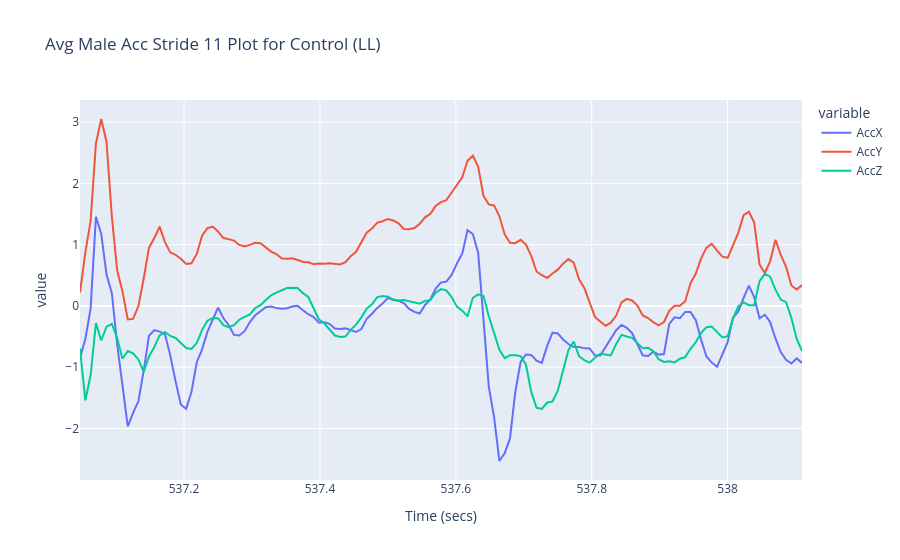
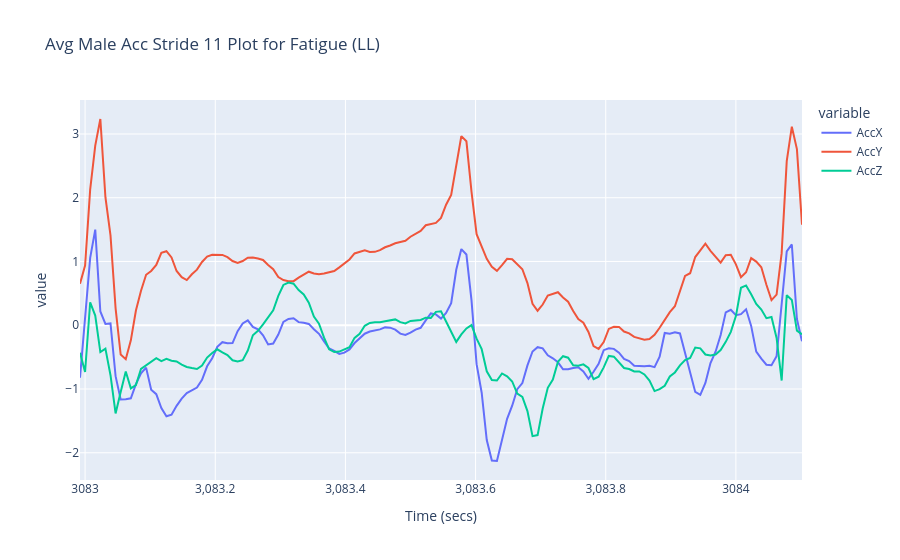
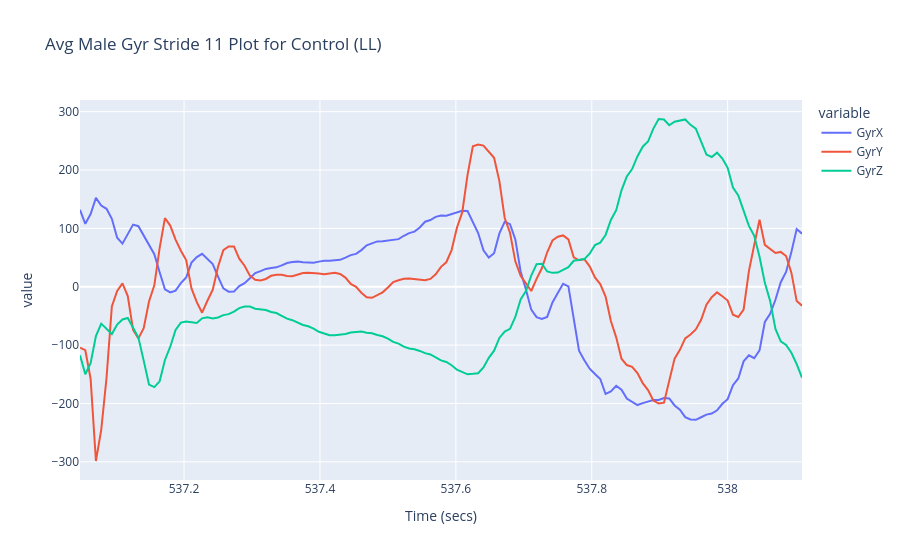
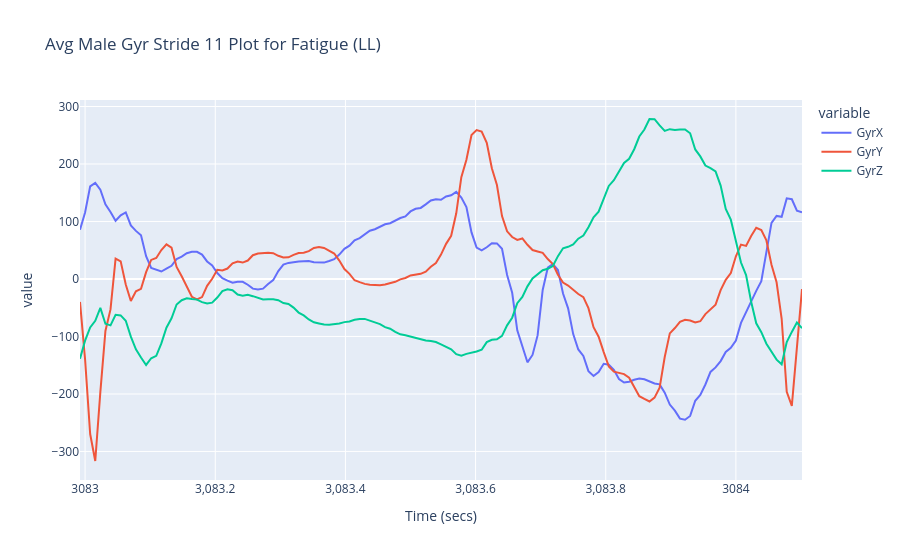

The cell these charts' notebook holds for them, in order:
### Code cell
fig = px.line(control_df_02.iloc[::downsample_factor], x='Time (secs)', y=["AccX", "AccY", "AccZ"], title=f"Avg Male Acc Stride {stride_index+1} Plot for Control ({sensor_location})")
fig.show()

fig = px.line(fatigue_df_02.iloc[::downsample_factor], x='Time (secs)', y=["AccX", "AccY", "AccZ"], title=f"Avg Male Acc Stride {stride_index+1} Plot for Fatigue ({sensor_location})")
fig.show()

fig = px.line(control_df_02.iloc[::downsample_factor], x='Time (secs)', y=["GyrX", "GyrY", "GyrZ"], title=f"Avg Male Gyr Stride {stride_index+1} Plot for Control ({sensor_location})")
fig.show()

fig = px.line(fatigue_df_02.iloc[::downsample_factor], x='Time (secs)', y=["GyrX", "GyrY", "GyrZ"], title=f"Avg Male Gyr Stride {stride_index+1} Plot for Fatigue ({sensor_location})")
fig.show()

### Figure 1 — Plotly figure (JSON) as saved in the notebook; plotly's stock layout.template omitted (floating-point values rounded to 4 significant figures; data arrays with more than 128 entries replaced by an {"elided": "..."} marker saying what was removed)
{"data": [{"hovertemplate": "variable=AccX<br>Time (secs)=%{x}<br>value=%{y}<extra></extra>", "legendgroup": "AccX", "line": {"color": "#636efa", "dash": "solid"}, "marker": {"symbol": "circle"}, "mode": "lines", "name": "AccX", "orientation": "v", "showlegend": true, "type": "scatter", "x": {"elided": "137 float values"}, "xaxis": "x", "y": {"elided": "137 float values"}, "yaxis": "y"}, {"hovertemplate": "variable=AccY<br>Time (secs)=%{x}<br>value=%{y}<extra></extra>", "legendgroup": "AccY", "line": {"color": "#EF553B", "dash": "solid"}, "marker": {"symbol": "circle"}, "mode": "lines", "name": "AccY", "orientation": "v", "showlegend": true, "type": "scatter", "x": {"elided": "137 float values"}, "xaxis": "x", "y": {"elided": "137 float values"}, "yaxis": "y"}, {"hovertemplate": "variable=AccZ<br>Time (secs)=%{x}<br>value=%{y}<extra></extra>", "legendgroup": "AccZ", "line": {"color": "#00cc96", "dash": "solid"}, "marker": {"symbol": "circle"}, "mode": "lines", "name": "AccZ", "orientation": "v", "showlegend": true, "type": "scatter", "x": {"elided": "137 float values"}, "xaxis": "x", "y": {"elided": "137 float values"}, "yaxis": "y"}], "layout": {"legend": {"title": {"text": "variable"}, "tracegroupgap": 0}, "title": {"text": "Avg Male Acc Stride 11 Plot for Control (LL)"}, "xaxis": {"anchor": "y", "domain": [0, 1], "title": {"text": "Time (secs)"}}, "yaxis": {"anchor": "x", "domain": [0, 1], "title": {"text": "value"}}}}

### Figure 2 — Plotly figure (JSON) as saved in the notebook; plotly's stock layout.template omitted (floating-point values rounded to 4 significant figures; data arrays with more than 128 entries replaced by an {"elided": "..."} marker saying what was removed)
{"data": [{"hovertemplate": "variable=AccX<br>Time (secs)=%{x}<br>value=%{y}<extra></extra>", "legendgroup": "AccX", "line": {"color": "#636efa", "dash": "solid"}, "marker": {"symbol": "circle"}, "mode": "lines", "name": "AccX", "orientation": "v", "showlegend": true, "type": "scatter", "x": {"elided": "143 float values"}, "xaxis": "x", "y": {"elided": "143 float values"}, "yaxis": "y"}, {"hovertemplate": "variable=AccY<br>Time (secs)=%{x}<br>value=%{y}<extra></extra>", "legendgroup": "AccY", "line": {"color": "#EF553B", "dash": "solid"}, "marker": {"symbol": "circle"}, "mode": "lines", "name": "AccY", "orientation": "v", "showlegend": true, "type": "scatter", "x": {"elided": "143 float values"}, "xaxis": "x", "y": {"elided": "143 float values"}, "yaxis": "y"}, {"hovertemplate": "variable=AccZ<br>Time (secs)=%{x}<br>value=%{y}<extra></extra>", "legendgroup": "AccZ", "line": {"color": "#00cc96", "dash": "solid"}, "marker": {"symbol": "circle"}, "mode": "lines", "name": "AccZ", "orientation": "v", "showlegend": true, "type": "scatter", "x": {"elided": "143 float values"}, "xaxis": "x", "y": {"elided": "143 float values"}, "yaxis": "y"}], "layout": {"legend": {"title": {"text": "variable"}, "tracegroupgap": 0}, "title": {"text": "Avg Male Acc Stride 11 Plot for Fatigue (LL)"}, "xaxis": {"anchor": "y", "domain": [0, 1], "title": {"text": "Time (secs)"}}, "yaxis": {"anchor": "x", "domain": [0, 1], "title": {"text": "value"}}}}

### Figure 3 — Plotly figure (JSON) as saved in the notebook; plotly's stock layout.template omitted (floating-point values rounded to 4 significant figures; data arrays with more than 128 entries replaced by an {"elided": "..."} marker saying what was removed)
{"data": [{"hovertemplate": "variable=GyrX<br>Time (secs)=%{x}<br>value=%{y}<extra></extra>", "legendgroup": "GyrX", "line": {"color": "#636efa", "dash": "solid"}, "marker": {"symbol": "circle"}, "mode": "lines", "name": "GyrX", "orientation": "v", "showlegend": true, "type": "scatter", "x": {"elided": "137 float values"}, "xaxis": "x", "y": {"elided": "137 float values"}, "yaxis": "y"}, {"hovertemplate": "variable=GyrY<br>Time (secs)=%{x}<br>value=%{y}<extra></extra>", "legendgroup": "GyrY", "line": {"color": "#EF553B", "dash": "solid"}, "marker": {"symbol": "circle"}, "mode": "lines", "name": "GyrY", "orientation": "v", "showlegend": true, "type": "scatter", "x": {"elided": "137 float values"}, "xaxis": "x", "y": {"elided": "137 float values"}, "yaxis": "y"}, {"hovertemplate": "variable=GyrZ<br>Time (secs)=%{x}<br>value=%{y}<extra></extra>", "legendgroup": "GyrZ", "line": {"color": "#00cc96", "dash": "solid"}, "marker": {"symbol": "circle"}, "mode": "lines", "name": "GyrZ", "orientation": "v", "showlegend": true, "type": "scatter", "x": {"elided": "137 float values"}, "xaxis": "x", "y": {"elided": "137 float values"}, "yaxis": "y"}], "layout": {"legend": {"title": {"text": "variable"}, "tracegroupgap": 0}, "title": {"text": "Avg Male Gyr Stride 11 Plot for Control (LL)"}, "xaxis": {"anchor": "y", "domain": [0, 1], "title": {"text": "Time (secs)"}}, "yaxis": {"anchor": "x", "domain": [0, 1], "title": {"text": "value"}}}}

### Figure 4 — Plotly figure (JSON) as saved in the notebook; plotly's stock layout.template omitted (floating-point values rounded to 4 significant figures; data arrays with more than 128 entries replaced by an {"elided": "..."} marker saying what was removed)
{"data": [{"hovertemplate": "variable=GyrX<br>Time (secs)=%{x}<br>value=%{y}<extra></extra>", "legendgroup": "GyrX", "line": {"color": "#636efa", "dash": "solid"}, "marker": {"symbol": "circle"}, "mode": "lines", "name": "GyrX", "orientation": "v", "showlegend": true, "type": "scatter", "x": {"elided": "143 float values"}, "xaxis": "x", "y": {"elided": "143 float values"}, "yaxis": "y"}, {"hovertemplate": "variable=GyrY<br>Time (secs)=%{x}<br>value=%{y}<extra></extra>", "legendgroup": "GyrY", "line": {"color": "#EF553B", "dash": "solid"}, "marker": {"symbol": "circle"}, "mode": "lines", "name": "GyrY", "orientation": "v", "showlegend": true, "type": "scatter", "x": {"elided": "143 float values"}, "xaxis": "x", "y": {"elided": "143 float values"}, "yaxis": "y"}, {"hovertemplate": "variable=GyrZ<br>Time (secs)=%{x}<br>value=%{y}<extra></extra>", "legendgroup": "GyrZ", "line": {"color": "#00cc96", "dash": "solid"}, "marker": {"symbol": "circle"}, "mode": "lines", "name": "GyrZ", "orientation": "v", "showlegend": true, "type": "scatter", "x": {"elided": "143 float values"}, "xaxis": "x", "y": {"elided": "143 float values"}, "yaxis": "y"}], "layout": {"legend": {"title": {"text": "variable"}, "tracegroupgap": 0}, "title": {"text": "Avg Male Gyr Stride 11 Plot for Fatigue (LL)"}, "xaxis": {"anchor": "y", "domain": [0, 1], "title": {"text": "Time (secs)"}}, "yaxis": {"anchor": "x", "domain": [0, 1], "title": {"text": "value"}}}}
